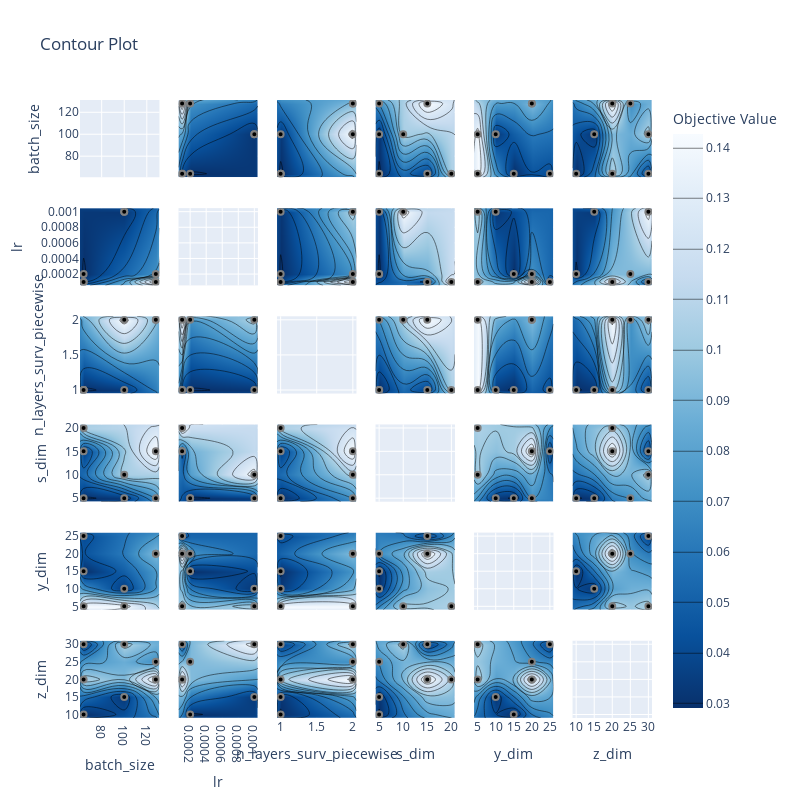

Here is the notebook cell this chart was saved with:
### Code cell
# Visualize hyperparameter relationships.
fig = plot_contour(study, params=list(best_params.keys()))
fig.update_layout(width=800, height=800)
